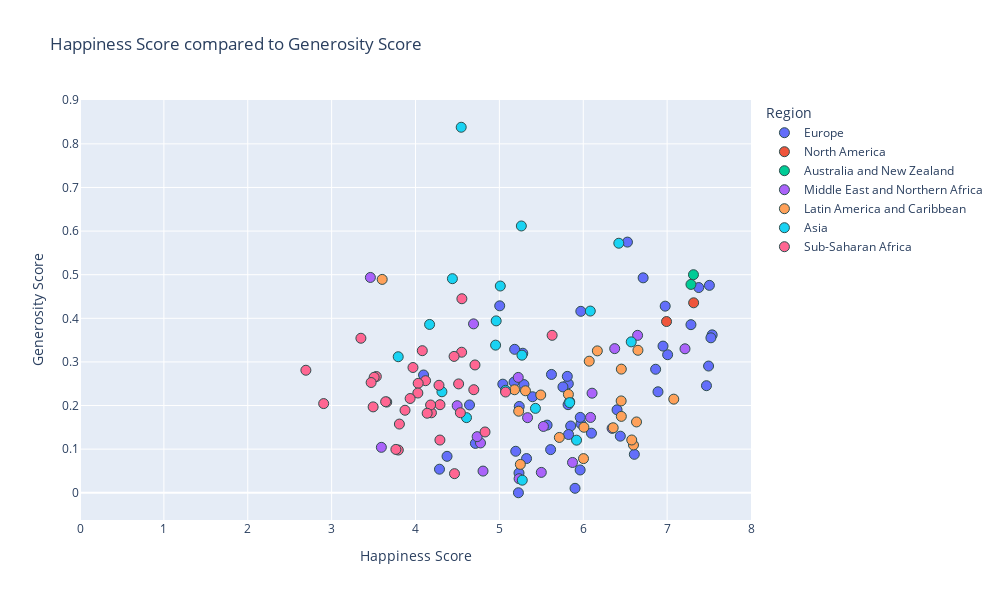

The cell this chart's notebook holds for it:
### Code cell
#happiness score vs generosity

#establish x and y values
x_values = merged_2017["Score"]
y_values = merged_2017["Generosity"]

#px.scatter
fig = px.scatter(merged_2017, x_values, y_values, color="Region", hover_name="Country or region",
                range_x=[0,8], title="Happiness Score compared to Generosity Score",
                width= 1000, height =600) # use trendline="ols" to see all lin reg equations

#set axes labels
fig.update_xaxes(title_text='Happiness Score')
fig.update_yaxes(title_text='Generosity Score')


#formatting
#marker size and colors
fig.update_traces(marker=dict(size=10,
                              line=dict(width=1, 
                                        color='DarkSlateGrey')))

#linear regression
#use linregress from dependencies to inplement linear regression
(slope, intercept, rvalue, pvalue, stderr) = linregress(x_values, y_values)
regress_values = x_values * slope + intercept

#print out all variables calculated above (rvalue, pvalue...)
print(f"slope:{round(slope, 2)}")
print(f"intercept:{round(intercept,2)}")
res = sts.linregress(x_values, y_values)
print(f"R-squared: {res.rvalue**2:.4f}")


#print out line eq for reference
line_eq = (f"y={round(slope, 2)}x + {round(intercept, 2)}")
print(line_eq)

fig.show()

### Figure 1 — Plotly figure (JSON) as saved in the notebook; plotly's stock layout.template omitted (floating-point values rounded to 4 significant figures)
{"data": [{"hovertemplate": "<b>%{hovertext}</b><br><br>Region=Europe<br>Score=%{x}<br>Generosity=%{y}<extra></extra>", "hovertext": ["Norway", "Denmark", "Iceland", "Switzerland", "Finland", "Netherlands", "Sweden", "Austria", "Ireland", "Germany", "Belgium", "Luxembourg", "United Kingdom", "Czech Republic", "Malta", "France", "Spain", "Slovakia", "Poland", "Uzbekistan", "Italy", "Russia", "Lithuania", "Latvia", "Moldova", "Romania", "Turkmenistan", "Kazakhstan", "North Cyprus", "Slovenia", "Cyprus", "Estonia", "Belarus", "Serbia", "Hungary", "Croatia", "Kosovo", "Montenegro", "Azerbaijan", "Greece", "Portugal", "Bosnia and Herzegovina", "Macedonia", "Tajikistan", "Kyrgyzstan", "Bulgaria", "Albania", "Armenia", "Georgia", "Ukraine"], "legendgroup": "Europe", "marker": {"color": "#636efa", "line": {"color": "DarkSlateGrey", "width": 1}, "size": 10, "symbol": "circle"}, "mode": "markers", "name": "Europe", "orientation": "v", "showlegend": true, "type": "scatter", "x": [7.537, 7.522, 7.504, 7.494, 7.469, 7.377, 7.284, 7.006, 6.977, 6.951, 6.891, 6.863, 6.714, 6.609, 6.527, 6.442, 6.403, 6.098, 5.973, 5.971, 5.964, 5.963, 5.902, 5.85, 5.838, 5.825, 5.822, 5.819, 5.81, 5.758, 5.621, 5.611, 5.569, 5.395, 5.324, 5.293, 5.279, 5.237, 5.234, 5.227, 5.195, 5.182, 5.175, 5.041, 5.004, 4.714, 4.644, 4.376, 4.286, 4.096], "xaxis": "x", "y": [0.362, 0.3553, 0.4755, 0.2905, 0.2455, 0.4705, 0.3854, 0.3165, 0.4279, 0.3363, 0.2315, 0.2832, 0.4928, 0.08811, 0.5747, 0.1298, 0.1901, 0.1365, 0.1585, 0.416, 0.1728, 0.05226, 0.01016, 0.1531, 0.2088, 0.1335, 0.2499, 0.202, 0.2668, 0.2426, 0.2713, 0.09889, 0.1551, 0.2201, 0.0784, 0.248, 0.3199, 0.1979, 0.04527, 0, 0.0951, 0.3289, 0.2538, 0.249, 0.4286, 0.1132, 0.2013, 0.08349, 0.05401, 0.2701], "yaxis": "y"}, {"hovertemplate": "<b>%{hovertext}</b><br><br>Region=North America<br>Score=%{x}<br>Generosity=%{y}<extra></extra>", "hovertext": ["Canada", "United States"], "legendgroup": "North America", "marker": {"color": "#EF553B", "line": {"color": "DarkSlateGrey", "width": 1}, "size": 10, "symbol": "circle"}, "mode": "markers", "name": "North America", "orientation": "v", "showlegend": true, "type": "scatter", "x": [7.316, 6.993], "xaxis": "x", "y": [0.4355, 0.3926], "yaxis": "y"}, {"hovertemplate": "<b>%{hovertext}</b><br><br>Region=Australia and New Zealand<br>Score=%{x}<br>Generosity=%{y}<extra></extra>", "hovertext": ["New Zealand", "Australia"], "legendgroup": "Australia and New Zealand", "marker": {"color": "#00cc96", "line": {"color": "DarkSlateGrey", "width": 1}, "size": 10, "symbol": "circle"}, "mode": "markers", "name": "Australia and New Zealand", "orientation": "v", "showlegend": true, "type": "scatter", "x": [7.314, 7.284], "xaxis": "x", "y": [0.5, 0.4777], "yaxis": "y"}, {"hovertemplate": "<b>%{hovertext}</b><br><br>Region=Middle East and Northern Africa<br>Score=%{x}<br>Generosity=%{y}<extra></extra>", "hovertext": ["Israel", "United Arab Emirates", "Qatar", "Saudi Arabia", "Kuwait", "Bahrain", "Algeria", "Libya", "Turkey", "Jordan", "Morocco", "Lebanon", "Tunisia", "Palestinian Territories", "Egypt", "Iran", "Iraq", "Yemen", "Syria"], "legendgroup": "Middle East and Northern Africa", "marker": {"color": "#ab63fa", "line": {"color": "DarkSlateGrey", "width": 1}, "size": 10, "symbol": "circle"}, "mode": "markers", "name": "Middle East and Northern Africa", "orientation": "v", "showlegend": true, "type": "scatter", "x": [7.213, 6.648, 6.375, 6.344, 6.105, 6.087, 5.872, 5.525, 5.5, 5.336, 5.235, 5.225, 4.805, 4.775, 4.735, 4.692, 4.497, 3.593, 3.462], "xaxis": "x", "y": [0.3301, 0.3609, 0.3305, 0.1476, 0.2283, 0.1727, 0.06944, 0.1521, 0.04669, 0.1722, 0.03221, 0.2645, 0.04969, 0.1142, 0.1286, 0.3872, 0.1996, 0.1041, 0.4937], "yaxis": "y"}, {"hovertemplate": "<b>%{hovertext}</b><br><br>Region=Latin America and Caribbean<br>Score=%{x}<br>Generosity=%{y}<extra></extra>", "hovertext": ["Costa Rica", "Chile", "Brazil", "Argentina", "Mexico", "Uruguay", "Guatemala", "Panama", "Colombia", "Trinidad and Tobago", "Nicaragua", "Ecuador", "El Salvador", "Bolivia", "Peru", "Paraguay", "Jamaica", "Venezuela", "Dominican Republic", "Honduras", "Haiti"], "legendgroup": "Latin America and Caribbean", "marker": {"color": "#FFA15A", "line": {"color": "DarkSlateGrey", "width": 1}, "size": 10, "symbol": "circle"}, "mode": "markers", "name": "Latin America and Caribbean", "orientation": "v", "showlegend": true, "type": "scatter", "x": [7.079, 6.652, 6.635, 6.599, 6.578, 6.454, 6.454, 6.452, 6.357, 6.168, 6.071, 6.008, 6.003, 5.823, 5.715, 5.493, 5.311, 5.25, 5.23, 5.181, 3.603], "xaxis": "x", "y": [0.2146, 0.3267, 0.1623, 0.1095, 0.121, 0.1751, 0.2835, 0.2106, 0.149, 0.3253, 0.3017, 0.1501, 0.07826, 0.2256, 0.1268, 0.2242, 0.2338, 0.06502, 0.187, 0.2362, 0.4892], "yaxis": "y"}, {"hovertemplate": "<b>%{hovertext}</b><br><br>Region=Asia<br>Score=%{x}<br>Generosity=%{y}<extra></extra>", "hovertext": ["Singapore", "Thailand", "Malaysia", "Japan", "South Korea", "Philippines", "China", "Pakistan", "Indonesia", "Vietnam", "Bhutan", "Nepal", "Mongolia", "Bangladesh", "Myanmar", "Sri Lanka", "India", "Cambodia", "Afghanistan"], "legendgroup": "Asia", "marker": {"color": "#19d3f3", "line": {"color": "DarkSlateGrey", "width": 1}, "size": 10, "symbol": "circle"}, "mode": "markers", "name": "Asia", "orientation": "v", "showlegend": true, "type": "scatter", "x": [6.572, 6.424, 6.084, 5.92, 5.838, 5.43, 5.273, 5.269, 5.262, 5.074, 5.011, 4.962, 4.955, 4.608, 4.545, 4.44, 4.315, 4.168, 3.794], "xaxis": "x", "y": [0.346, 0.5721, 0.4166, 0.1206, 0.2067, 0.1935, 0.02881, 0.3154, 0.6117, 0.235, 0.4741, 0.3941, 0.3385, 0.1723, 0.8381, 0.4909, 0.2315, 0.3859, 0.3119], "yaxis": "y"}, {"hovertemplate": "<b>%{hovertext}</b><br><br>Region=Sub-Saharan Africa<br>Score=%{x}<br>Generosity=%{y}<extra></extra>", "hovertext": ["Mauritius", "Nigeria", "South Africa", "Sierra Leone", "Cameroon", "Kenya", "Mozambique", "Senegal", "Zambia", "Gabon", "Ethiopia", "Mauritania", "Congo (Brazzaville)", "Congo (Kinshasa)", "Mali", "Ivory Coast", "Sudan", "Ghana", "Uganda", "Burkina Faso", "Niger", "Malawi", "Chad", "Zimbabwe", "Lesotho", "Angola", "Botswana", "Benin", "Madagascar", "Liberia", "Guinea", "Togo", "Rwanda", "Tanzania", "Burundi", "Central African Republic"], "legendgroup": "Sub-Saharan Africa", "marker": {"color": "#FF6692", "line": {"color": "DarkSlateGrey", "width": 1}, "size": 10, "symbol": "circle"}, "mode": "markers", "name": "Sub-Saharan Africa", "orientation": "v", "showlegend": true, "type": "scatter", "x": [5.629, 5.074, 4.829, 4.709, 4.695, 4.553, 4.55, 4.535, 4.514, 4.465, 4.46, 4.292, 4.291, 4.28, 4.19, 4.18, 4.139, 4.12, 4.081, 4.032, 4.028, 3.97, 3.936, 3.875, 3.808, 3.795, 3.766, 3.657, 3.644, 3.533, 3.507, 3.495, 3.471, 3.349, 2.905, 2.693], "xaxis": "x", "y": [0.3609, 0.2309, 0.1394, 0.293, 0.2363, 0.4449, 0.3222, 0.1835, 0.2496, 0.04379, 0.3127, 0.2019, 0.1209, 0.2465, 0.1834, 0.2012, 0.1823, 0.2569, 0.3258, 0.2509, 0.2287, 0.2872, 0.2161, 0.1891, 0.1575, 0.09793, 0.09935, 0.2079, 0.2087, 0.2665, 0.2648, 0.1969, 0.2528, 0.3543, 0.2044, 0.2809], "yaxis": "y"}], "layout": {"height": 600, "legend": {"title": {"text": "Region"}, "tracegroupgap": 0}, "title": {"text": "Happiness Score compared to Generosity Score"}, "width": 1000, "xaxis": {"anchor": "y", "domain": [0, 1], "range": [0, 8], "title": {"text": "Happiness Score"}}, "yaxis": {"anchor": "x", "domain": [0, 1], "title": {"text": "Generosity Score"}}}}
